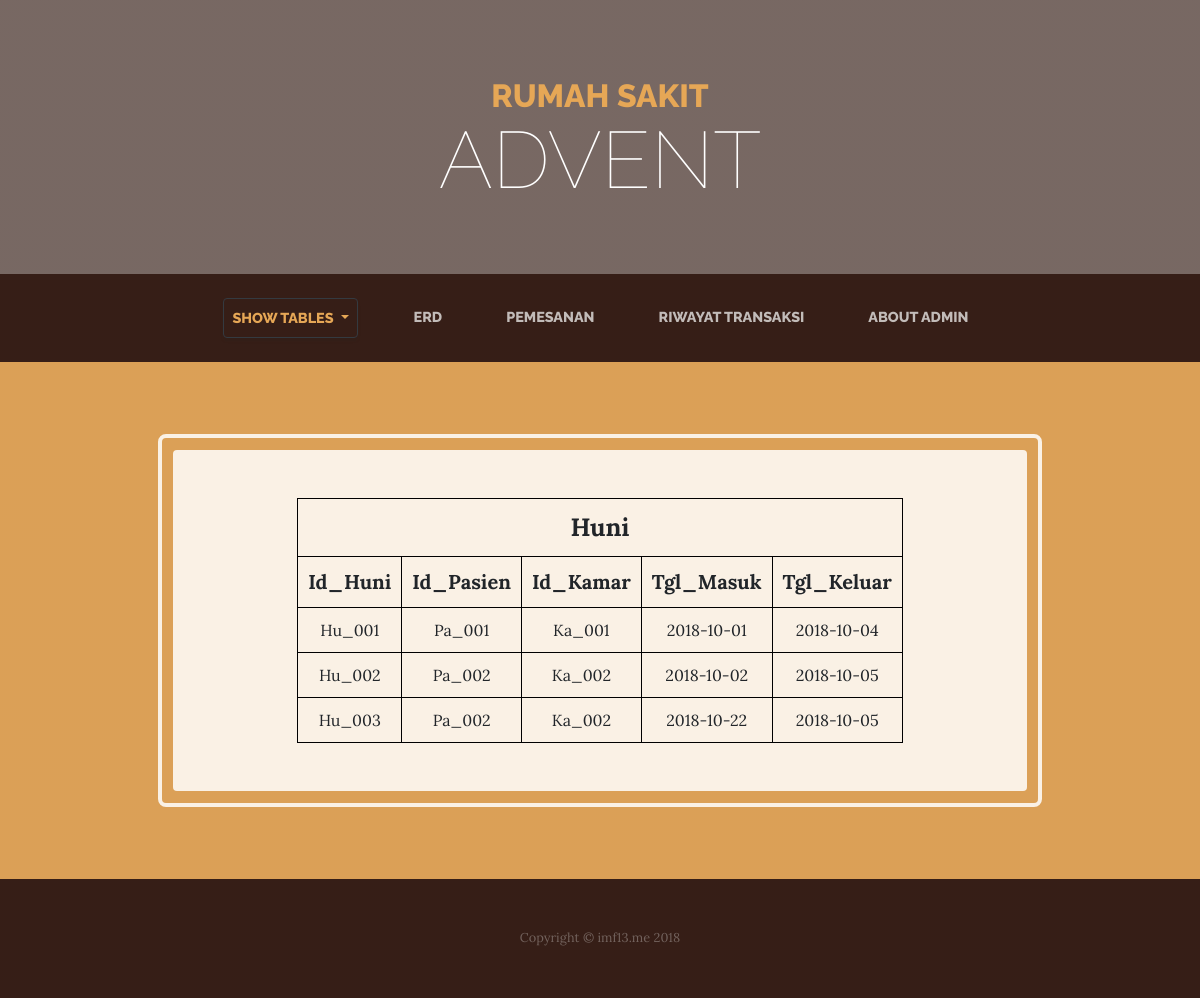
Screenshot of /Rs_Advent_Controller/view_huni with the database file from the repository.
### tables this page shows
CREATE TABLE `huni` (
  `Id_Huni` char(10) NOT NULL,
  `Id_Pasien` char(10) NOT NULL,
  `Id_Kamar` char(10) NOT NULL,
  `Tgl_Masuk` date NOT NULL,
  `Tgl_Keluar` date NOT NULL
);

### application/controllers/Rs_Advent_Controller.php (called while the page is built, shortened)
<?php
class Rs_Advent_Controller extends CI_Controller
{
    public function view_huni()
    {
      $this->load->model('Model_Rs_Advent/M_Huni');
      $data['Huni'] = $this->M_Huni->get_record();
      $this->load->view('View_Rs_Advent/V_Huni.php', $data);
    }
}
 ?>

### index.php (called while the page is built, shortened)
<?php
require_once BASEPATH.'core/CodeIgniter.php';

### application/models/Model_Rs_Advent/M_Huni.php (called while the page is built, shortened)
<?php
class M_Huni extends CI_Model
{
  function get_record()
  {
    $query = $this->db->get('huni');
    return $query->result();
  }
}
?>

### application/views/View_Rs_Advent/V_Huni.php (the view, shortened to what this page needs)
<!DOCTYPE html>
<html lang="en">
  <head>
    <link href="<?php echo base_url('Coffe/aset/bootstrap/css/bootstrap.min.css');?>" rel="stylesheet">
    <link href="<?php echo base_url('Coffe/css/business-casual.min.css');?>" rel="stylesheet">
  </head>
  <body>
    <h1 class="site-heading text-center text-white d-none d-lg-block">
      <span class="site-heading-upper text-primary mb-3">Rumah Sakit</span>
      <span class="site-heading-lower">Advent</span>
    </h1>
    <?php
      include 'Navigasi.php';
    ?>
    <section class="pages-section cta">
      <div class="container-fluid">
        <div class="row">
          <div class="col-xl-9 mx-auto" style="">
            <div class="gta-inner">
            <div class="cta-inner text-center rounded">
              <table cellpadding="10px" border="1px" cellspacing="0" bordercolor="black" align="center">
                <tr>
                  <td colspan="6" align="center"style="font-size: 25px;"><b>Huni</b></td>
                </tr>
                <tr style="font-size: 20px">
                  <td><b>Id_Huni</b></td>
                  <td><b>Id_Pasien</b></td>
                  <td><b>Id_Kamar</b></td>
                  <td><b>Tgl_Masuk</b></td>
                  <td><b>Tgl_Keluar</b></td>
                </tr>
              <?php
                  foreach ($Huni as $column)
                {
              ?>
                <tr>
                  <td><?php echo $column->Id_Huni; ?></td>
                  <td><?php echo $column->Id_Pasien; ?></td>
                  <td><?php echo $column->Id_Kamar; ?></td>
                  <td><?php echo $column->Tgl_Masuk; ?></td>
                  <td><?php echo $column->Tgl_Keluar; ?></td>
                </tr>
              <?php } ?>
            </table>
            </div>
            </div>
          </div>
        </div>
      </div>
    </section>
    <footer class="footer text-faded text-center py-5">
      <div class="container">
        <p class="m-0 small">Copyright &copy; imf13.me 2018</p>
      </div>
    </footer>
  </body>
</html>

### rows the page displays
huni: Id_Huni "Hu_001", Id_Pasien "Pa_001", Id_Kamar "Ka_001", Tgl_Masuk "2018-10-01", Tgl_Keluar "2018-10-04"
huni: Id_Huni "Hu_002", Id_Pasien "Pa_002", Id_Kamar "Ka_002", Tgl_Masuk "2018-10-02", Tgl_Keluar "2018-10-05"
huni: Id_Huni "Hu_003", Id_Pasien "Pa_002", Id_Kamar "Ka_002", Tgl_Masuk "2018-10-22", Tgl_Keluar "2018-10-05"
